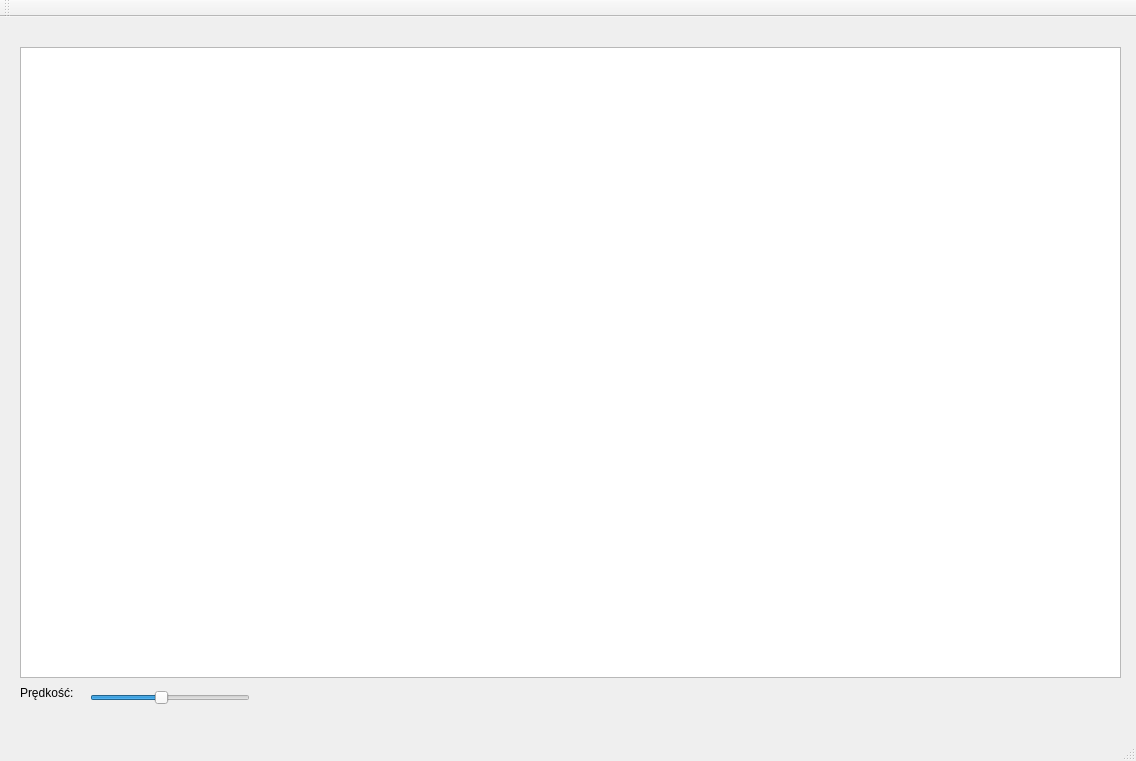
<?xml version="1.0" encoding="UTF-8"?>
<ui version="4.0">
 <class>MainWindow</class>
 <widget class="QMainWindow" name="MainWindow">
  <property name="geometry">
   <rect>
    <x>0</x>
    <y>0</y>
    <width>1136</width>
    <height>761</height>
   </rect>
  </property>
  <property name="focusPolicy">
   <enum>Qt::StrongFocus</enum>
  </property>
  <property name="windowTitle">
   <string>MainWindow</string>
  </property>
  <widget class="QWidget" name="centralWidget">
   <widget class="QGraphicsView" name="graphicsView">
    <property name="geometry">
     <rect>
      <x>20</x>
      <y>30</y>
      <width>1101</width>
      <height>631</height>
     </rect>
    </property>
    <property name="verticalScrollBarPolicy">
     <enum>Qt::ScrollBarAlwaysOff</enum>
    </property>
    <property name="horizontalScrollBarPolicy">
     <enum>Qt::ScrollBarAlwaysOff</enum>
    </property>
   </widget>
   <widget class="QSlider" name="predkosc">
    <property name="geometry">
     <rect>
      <x>90</x>
      <y>670</y>
      <width>160</width>
      <height>22</height>
     </rect>
    </property>
    <property name="minimum">
     <number>1</number>
    </property>
    <property name="maximum">
     <number>10</number>
    </property>
    <property name="value">
     <number>5</number>
    </property>
    <property name="orientation">
     <enum>Qt::Horizontal</enum>
    </property>
   </widget>
   <widget class="QLabel" name="label">
    <property name="geometry">
     <rect>
      <x>20</x>
      <y>660</y>
      <width>81</width>
      <height>31</height>
     </rect>
    </property>
    <property name="text">
     <string>Prędkość:</string>
    </property>
   </widget>
  </widget>
  <widget class="QMenuBar" name="menuBar">
   <property name="geometry">
    <rect>
     <x>0</x>
     <y>0</y>
     <width>1136</width>
     <height>26</height>
    </rect>
   </property>
  </widget>
  <widget class="QToolBar" name="mainToolBar">
   <attribute name="toolBarArea">
    <enum>TopToolBarArea</enum>
   </attribute>
   <attribute name="toolBarBreak">
    <bool>false</bool>
   </attribute>
  </widget>
  <widget class="QStatusBar" name="statusBar"/>
 </widget>
 <layoutdefault spacing="6" margin="11"/>
 <resources/>
 <connections/>
</ui>
